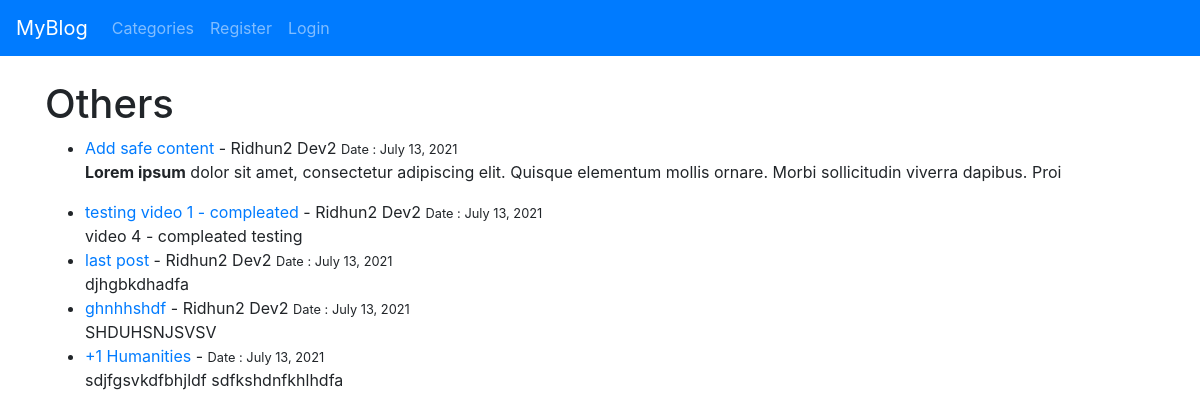
Screenshot of /category/others/ with the database file from the repository.
### theblog/models.py (models this page shows, shortened)
class Post(models.Model):
   title = models.CharField(max_length=255)
   header_image = models.ImageField(blank=True, null=True, upload_to="images/")
   title_tag = models.CharField(max_length=255, default="MyBlog Website")
   author = models.ForeignKey(User,on_delete=models.CASCADE)
   body = RichTextField(blank=True, null=True)
   post_date = models.DateField(auto_now_add=True)
   category = models.CharField(max_length=255, default='others')
   snippet = models.CharField(max_length=255)
   likes = models.ManyToManyField(User, related_name='blog_posts')

### theblog/views.py (the view)
# urls.py: path('category/<str:cats>/', CategoryView, name="category"),
def CategoryView(request, cats):
   category_posts = Post.objects.filter(category=cats.replace('-',' '))
   return render(request, 'categories.html', {'cats':cats.title().replace('-',' '), 'category_posts':category_posts})

### theblog/templates/categories.html (shortened to what this page needs)
{% extends 'base.html' %}
{% block content %}
{% if category_posts %}
   <h1>{{ cats }} </h1>
   <ul>
      {% for post in category_posts %}
         <li>
            <a href="{% url 'article-detail' post.pk %}">
            {{ post.title }}</a>
            - {{ post.author.first_name }} {{ post.author.last_name }}
            <small>Date : {{ post.post_date }}</small><br/>
            {{ post.body|slice:":150"|safe }}
         </li>
      {% endfor %}
      </ul>
      {% else %}
      <h2>sorry!! Page not exist</h2>
      {% endif %}
{% endblock %}

### rows the page displays
Post: title "Add safe content", author.first_name "Ridhun2", author.last_name "Dev2", post_date "July 13, 2021", body "Lorem ipsum dolor sit amet, consectetur adipiscing elit. Quisque elementum mollis ornare. Morbi sollicitudin viverra dapibus. Proi"
Post: title "testing video 1 - compleated", author.first_name "Ridhun2", author.last_name "Dev2", post_date "July 13, 2021", body "video 4 - compleated testing"
Post: title "last post", author.first_name "Ridhun2", author.last_name "Dev2", post_date "July 13, 2021", body "djhgbkdhadfa"
Post: title "ghnhhshdf", author.first_name "Ridhun2", author.last_name "Dev2", post_date "July 13, 2021", body "SHDUHSNJSVSV"
Post: title "+1 Humanities", post_date "July 13, 2021", body "sdjfgsvkdfbhjldf sdfkshdnfkhlhdfa"

### other values shown
{{ cats }} "Others"
